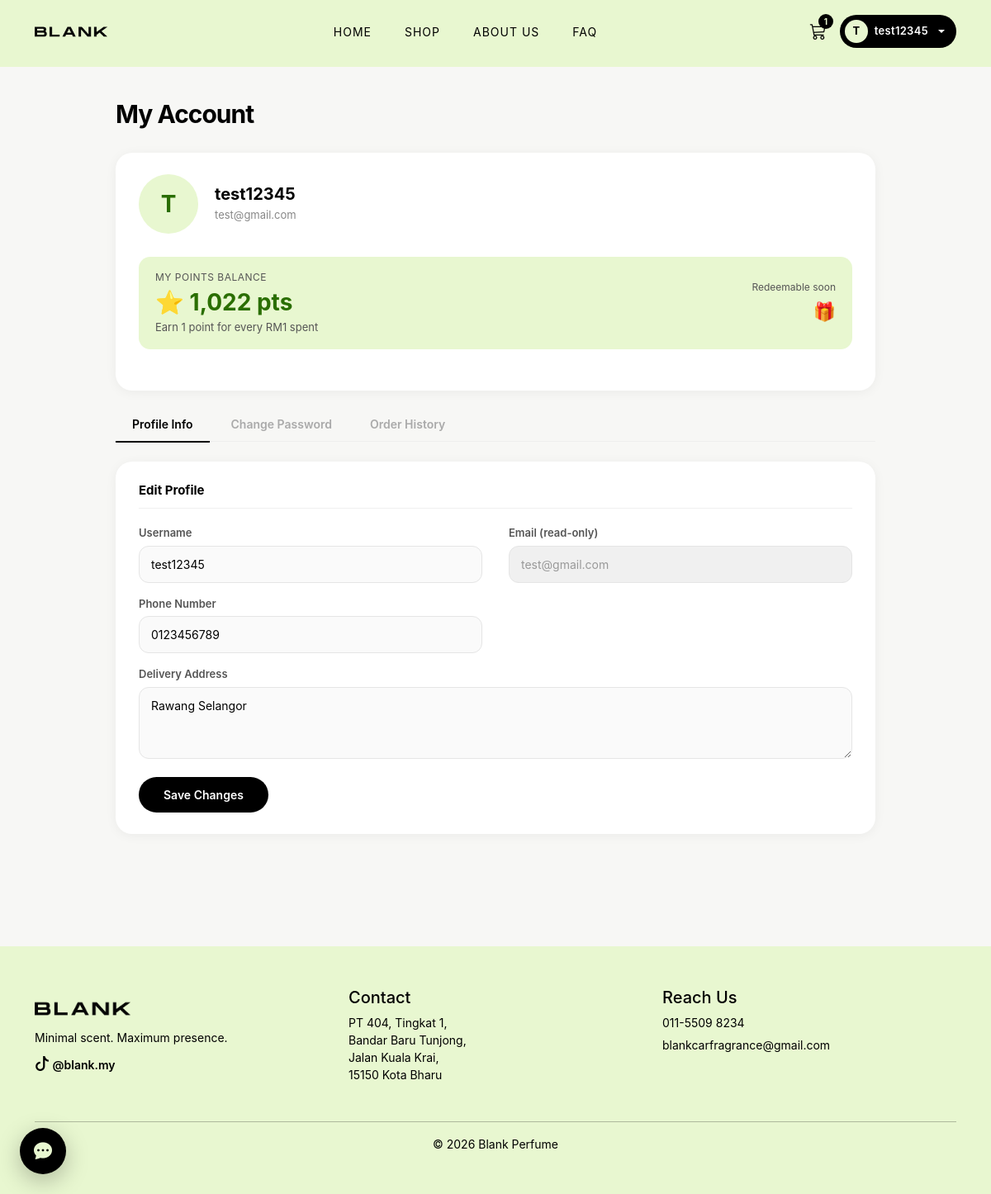
The app's page /profile.php (signed in) with its own data.
### tables this page shows
CREATE TABLE `users` (
  `id` int(11) NOT NULL,
  `username` varchar(100) NOT NULL,
  `email` varchar(150) NOT NULL,
  `password` varchar(255) NOT NULL,
  `created_at` timestamp NOT NULL DEFAULT current_timestamp(),
  `phone` varchar(20) DEFAULT NULL,
  `address` text DEFAULT NULL
);

CREATE TABLE `user_points` (
  `id` int(11) NOT NULL,
  `user_id` int(11) NOT NULL,
  `total_points` int(11) DEFAULT 0
);

### profile.php (the view, shortened to what this page needs)
<?php include "config.php"; ?>
<?php
$uid = $_SESSION['user_id'];
$user = $conn->query("SELECT * FROM users WHERE id=$uid")->fetch_assoc();
$pts  = $conn->query("SELECT total_points FROM user_points WHERE user_id=$uid")->fetch_assoc();
$points = $pts ? $pts['total_points'] : 0;
?>
<!DOCTYPE html>
<html lang="en">
<head>
  <link href="https://cdn.jsdelivr.net/npm/bootstrap@5.3.0/dist/css/bootstrap.min.css" rel="stylesheet">
  <link href="https://cdn.jsdelivr.net/npm/bootstrap-icons/font/bootstrap-icons.css" rel="stylesheet">
  <link rel="stylesheet" href="styles/homestyle.css">
</head>
<body>
  <?php include 'partials/navbar.php'; ?>
  <div class="page-wrap">
    <div class="page-title">My Account</div>
    <div class="section-card">
      <div class="avatar-wrap">
        <div class="avatar"><?php echo strtoupper(substr($user['username'],0,1)); ?></div>
        <div class="avatar-info">
          <h4><?php echo htmlspecialchars($user['username']); ?></h4>
          <p><?php echo htmlspecialchars($user['email']); ?></p>
        </div>
      </div>
      <div class="points-card">
        <div>
          <div class="pts-label">MY POINTS BALANCE</div>
          <div class="pts-num">⭐ <?php echo number_format($points); ?> pts</div>
          <div class="pts-info">Earn 1 point for every RM1 spent</div>
        </div>
        <div style="text-align:right;">
          <div style="font-size:12px;color:#555;margin-bottom:4px;">Redeemable soon</div>
          <div style="font-size:22px;">🎁</div>
        </div>
      </div>
    </div>
    <div class="tab-bar">
      <button class="tab-btn active" onclick="switchTab('profile', this)">Profile Info</button>
      <button class="tab-btn" onclick="switchTab('password', this)">Change Password</button>
      <button class="tab-btn" id="historyTabBtn" onclick="switchTab('history', this)">Order History</button>
    </div>
    <div class="tab-content active" id="tab-profile">
      <div class="section-card">
        <h5>Edit Profile</h5>
        <form method="POST">
          <div class="row g-0">
            <div class="col-md-6 pe-md-3">
              <label class="fl">Username</label>
              <input class="fi" type="text" name="username" value="<?php echo htmlspecialchars($user['username']); ?>" required>
            </div>
            <div class="col-md-6 ps-md-3">
              <label class="fl">Email (read-only)</label>
              <input class="fi" type="email" value="<?php echo htmlspecialchars($user['email']); ?>" disabled style="background:#f0f0f0;color:#999;">
            </div>
            <div class="col-md-6 pe-md-3">
              <label class="fl">Phone Number</label>
              <input class="fi" type="text" name="phone" value="<?php echo htmlspecialchars($user['phone'] ?? ''); ?>" placeholder="e.g. 011-1234 5678">
            </div>
            <div class="col-12">
              <label class="fl">Delivery Address</label>
              <textarea class="fi" name="address" rows="3" placeholder="Your default delivery address"><?php echo htmlspecialchars($user['address'] ?? ''); ?></textarea>
            </div>
          </div>
          <button type="submit" name="update_profile" class="btn-save">Save Changes</button>
        </form>
      </div>
    </div>
  </div>
  <?php include 'partials/footer.php'; ?>
</body>
</html>

### styles/homestyle.css (style rules this page uses)
body { font-family: -apple-system, BlinkMacSystemFont, "SF Pro Display", "SF Pro Text", "Helvetica Neue", Arial, sans-serif; background-color: #ffffff; color: #000; overflow-x: hidden; padding-top: 80px; }

### profile.php (style rules this page uses)
body { background:#f7f7f5; }
.page-wrap { max-width:960px;margin:36px auto;padding:0 20px 80px; }
.page-title { font-size:30px;font-weight:700;letter-spacing:-1px;margin-bottom:24px; }
.section-card { background:#fff;border-radius:20px;padding:26px 28px;box-shadow:0 2px 14px rgba(0,0,0,0.05);margin-bottom:20px; }
.section-card h5 { font-weight:700;font-size:15px;border-bottom:1.5px solid #f0f0f0;padding-bottom:12px;margin-bottom:20px; }
.tab-bar { display:flex;gap:6px;margin-bottom:24px;border-bottom:1.5px solid #eee;padding-bottom:0; }
.tab-btn { border:none;background:none;padding:10px 20px;font-size:14px;font-weight:600;color:#aaa;cursor:pointer;border-bottom:2.5px solid transparent;margin-bottom:-1.5px;transition:.2s; }
.tab-btn.active { color:#000;border-bottom-color:#000; }
.tab-content { display:none; }
.tab-content.active { display:block; }
.avatar-wrap { display:flex;align-items:center;gap:20px;margin-bottom:28px; }
.avatar { width:72px;height:72px;border-radius:50%;background:#e8f7d0;display:flex;align-items:center;justify-content:center;font-size:28px;font-weight:700;color:#2a6e00;flex-shrink:0; }
.avatar-info h4 { font-size:20px;font-weight:700;margin:0 0 4px; }
.avatar-info p { font-size:13px;color:#888;margin:0; }
.points-card { background:#e8f7d0;border-radius:14px;padding:16px 20px;display:flex;justify-content:space-between;align-items:center;margin-bottom:24px; }
.points-card .pts-num { font-size:28px;font-weight:700;color:#2a6e00; }
.points-card .pts-label { font-size:12px;color:#555;letter-spacing:.5px; }
.pts-info { font-size:13px;color:#555; }
label.fl { font-size:13px;font-weight:600;color:#555;margin-bottom:5px;display:block; }
.fi { width:100%;border:1.5px solid #e5e5e5;border-radius:12px;padding:11px 14px;font-size:14px;outline:none;transition:.2s;background:#fafafa;margin-bottom:16px; }
.btn-save { background:#000;color:#fff;border:none;border-radius:999px;padding:11px 30px;font-size:14px;font-weight:600;cursor:pointer;transition:.2s; }

### records on screen
users: username "T", username "test12345", email "test@gmail.com", phone "0123456789", address "Rawang Selangor"
user_points: total_points "1,022"

### other values on screen
$cart_count "1"
substr($_SESSION['username'], 0, 1) "T"
$_SESSION['username'] "test12345"
